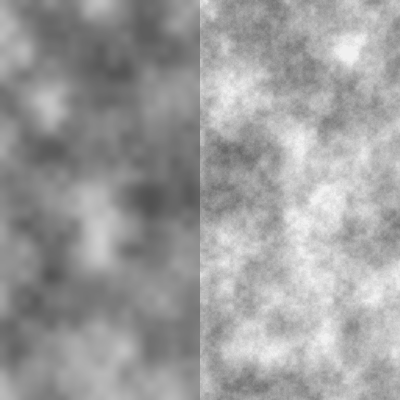
Frame 1 (no input)
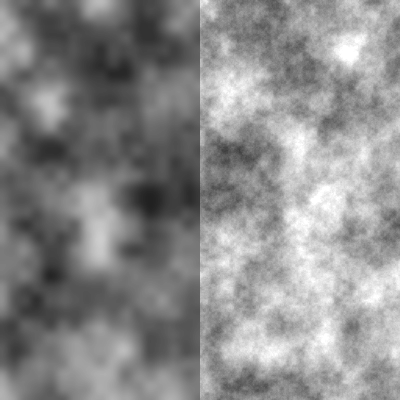
Frame 60 (the mouse pressed at the canvas centre just before this capture)
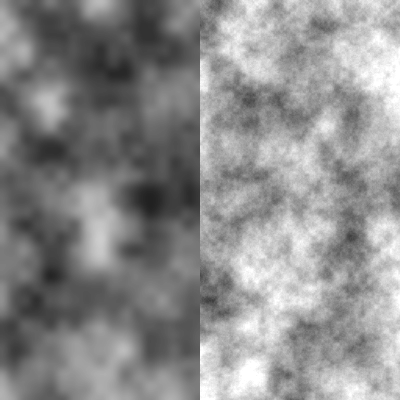
Frame 120 (the mouse held since frame 60 and released just before this capture)

The Processing sketch that drew these frames (run headless with seeded random() and noise(); from frame 60 on, the mouse is pressed at the canvas centre):

// Processing sketch: referenciaRuidoDePerlin
// ── referenciaRuidoDePerlin.pde
float valorDelRuido;
float escalaDelRuido=0.02;
void setup() {
  size(400,400);
}
void draw() {
  for (int y = 0; y < height; y++) {
    for (int x = 0; x < width/2; x++) {
      noiseDetail(3,0.5);
      valorDelRuido = noise((x) * escalaDelRuido, (y) * escalaDelRuido);
      stroke(valorDelRuido*255);
      point(x,y);
      noiseDetail(8,0.65);
      valorDelRuido = 
      noise((mouseX + x + width/2)  * escalaDelRuido,(mouseY + y) * escalaDelRuido);
      stroke(valorDelRuido * 255);
      point(x + width/2, y);
    }
  }
}
